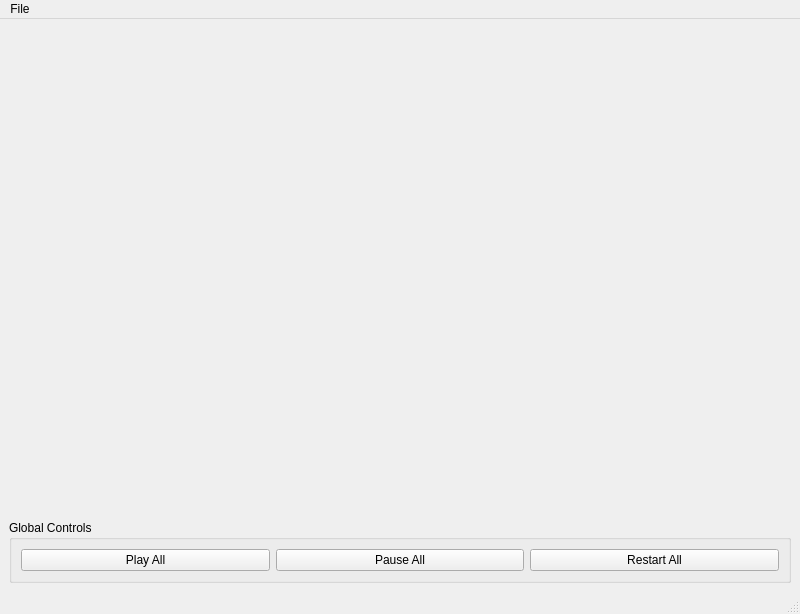
<?xml version="1.0" encoding="UTF-8"?>
<ui version="4.0">
 <class>MainWindow</class>
 <widget class="QMainWindow" name="MainWindow">
  <property name="geometry">
   <rect>
    <x>0</x>
    <y>0</y>
    <width>800</width>
    <height>600</height>
   </rect>
  </property>
  <property name="windowTitle">
   <string>Video Player</string>
  </property>
  <widget class="QWidget" name="m_centralWidget">
   <layout class="QVBoxLayout" name="verticalLayout">
    <item>
     <layout class="QGridLayout" name="m_mainLayout">
      <item row="0" column="0">
       <widget class="MOOP::VideoPlayerWidget" name="videoWidget_1" native="true">
        <property name="minimumSize">
         <size>
          <width>320</width>
          <height>240</height>
         </size>
        </property>
       </widget>
      </item>
      <item row="0" column="1">
       <widget class="MOOP::VideoPlayerWidget" name="videoWidget_2" native="true">
        <property name="minimumSize">
         <size>
          <width>320</width>
          <height>240</height>
         </size>
        </property>
       </widget>
      </item>
      <item row="1" column="0">
       <widget class="MOOP::VideoPlayerWidget" name="videoWidget_3" native="true">
        <property name="minimumSize">
         <size>
          <width>320</width>
          <height>240</height>
         </size>
        </property>
       </widget>
      </item>
      <item row="1" column="1">
       <widget class="MOOP::VideoPlayerWidget" name="videoWidget_4" native="true">
        <property name="minimumSize">
         <size>
          <width>320</width>
          <height>240</height>
         </size>
        </property>
       </widget>
      </item>
     </layout>
    </item>
    <item>
     <widget class="QGroupBox" name="controlsGroupBox">
      <property name="title">
       <string>Global Controls</string>
      </property>
      <layout class="QHBoxLayout" name="horizontalLayout">
       <item>
        <widget class="QPushButton" name="m_playAllButton">
         <property name="text">
          <string>Play All</string>
         </property>
        </widget>
       </item>
       <item>
        <widget class="QPushButton" name="m_pauseAllButton">
         <property name="text">
          <string>Pause All</string>
         </property>
        </widget>
       </item>
       <item>
        <widget class="QPushButton" name="m_restartAllButton">
         <property name="text">
          <string>Restart All</string>
         </property>
        </widget>
       </item>
      </layout>
     </widget>
    </item>
   </layout>
  </widget>
  <widget class="QMenuBar" name="menubar">
   <property name="geometry">
    <rect>
     <x>0</x>
     <y>0</y>
     <width>800</width>
     <height>22</height>
    </rect>
   </property>
   <widget class="QMenu" name="menuFile">
    <property name="title">
     <string>File</string>
    </property>
    <addaction name="actionExit"/>
   </widget>
   <addaction name="menuFile"/>
  </widget>
  <widget class="QStatusBar" name="statusbar"/>
  <action name="actionExit">
   <property name="text">
    <string>Exit</string>
   </property>
  </action>
 </widget>
 <customwidgets>
  <customwidget>
   <class>MOOP::VideoPlayerWidget</class>
   <extends>QWidget</extends>
   <header>videoplayer.h</header>
  </customwidget>
 </customwidgets>
 <resources/>
 <connections/>
</ui>
